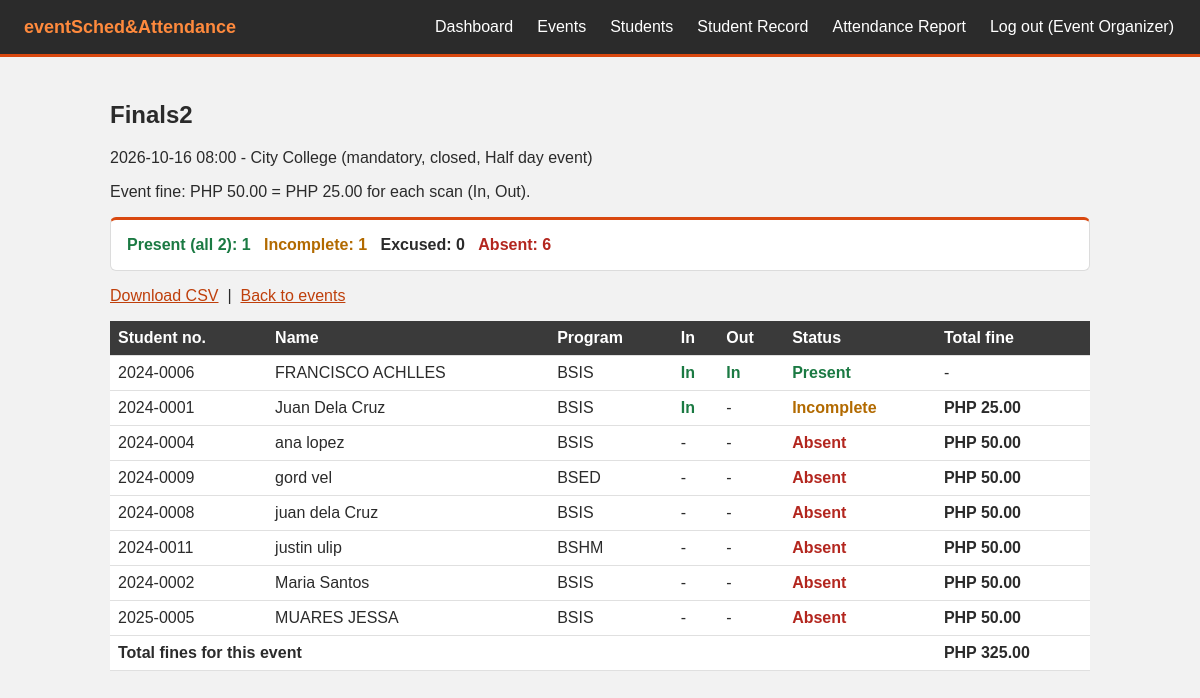
The page /attendance.php?event_id=26 (signed in) on the database its author committed.
### tables this page shows
CREATE TABLE `events` (
  `id` int(11) NOT NULL,
  `title` varchar(150) NOT NULL,
  `event_date` date NOT NULL,
  `event_time` time NOT NULL,
  `venue` varchar(150) NOT NULL,
  `category` enum('mandatory','optional') NOT NULL,
  `fine_amount` decimal(10,2) NOT NULL DEFAULT 0.00,
  `sessions` tinyint(4) NOT NULL DEFAULT 4,
  `status` enum('draft','published','closed') NOT NULL DEFAULT 'draft',
  `created_by` int(11) NOT NULL
);

### db.php (called while the page is built, shortened)
<?php
$conn = mysqli_connect("localhost", "root", "", "eventsched");
function run($sql, $types = "", $params = []) {
    global $conn;
    $stmt = mysqli_prepare($conn, $sql);
    if ($types != "") {
        mysqli_stmt_bind_param($stmt, $types, ...$params);
    }
    mysqli_stmt_execute($stmt);
    return mysqli_stmt_get_result($stmt);
}
function e($text) {
    return htmlspecialchars($text);
}
function slots_for($sessions) {
    if ($sessions == 2) {
        return ["am_in" => "In", "am_out" => "Out"];
    }
    return ["am_in" => "AM In", "am_out" => "AM Out", "pm_in" => "PM In", "pm_out" => "PM Out"];
}

### attendance.php (the view, shortened to what this page needs)
<?php
require "db.php";
$event_id = $_GET['event_id'] ?? "";
$result = run("SELECT * FROM events WHERE id = ?", "i", [$event_id]);
$event = mysqli_fetch_assoc($result);
$n = (int) $event['sessions'];
$labels = slots_for($n);
$sql = "SELECT s.student_no, s.name, s.program,
          a.am_in, a.am_out, a.pm_in, a.pm_out, COALESCE(a.n, 0) AS done,
          (x.id IS NOT NULL) AS excused
        FROM students s
        LEFT JOIN (SELECT student_id, COUNT(*) AS n,
                     MAX(CASE WHEN slot = 'am_in'  THEN scanned_at END) AS am_in,
                     MAX(CASE WHEN slot = 'am_out' THEN scanned_at END) AS am_out,
                     MAX(CASE WHEN slot = 'pm_in'  THEN scanned_at END) AS pm_in,
                     MAX(CASE WHEN slot = 'pm_out' THEN scanned_at END) AS pm_out
                   FROM attendance WHERE event_id = ? GROUP BY student_id) a
               ON a.student_id = s.id
        LEFT JOIN excuses x ON x.event_id = ? AND x.student_id = s.id
        ORDER BY COALESCE(a.n, 0) DESC, s.name";
$result = run($sql, "ii", [$event_id, $event_id]);
$slot_fine = ($event['category'] == "mandatory") ? $event['fine_amount'] / $n : 0;
$rows = [];
$present = 0;
$incomplete = 0;
$excused = 0;
$absent = 0;
$total_fines = 0;
while ($row = mysqli_fetch_assoc($result)) {
    $row['missed'] = $n - $row['done'];
    $row['fine'] = $row['excused'] ? 0 : $row['missed'] * $slot_fine;
    if ($row['done'] >= $n) { $row['status'] = "Present"; $present++; }
    elseif ($row['excused']) { $row['status'] = "Excused"; $excused++; }
    elseif ($row['done'] > 0) { $row['status'] = "Incomplete"; $incomplete++; }
    else { $row['status'] = "Absent"; $absent++; }
    $total_fines += $row['fine'];
    $rows[] = $row;
}
function cell($time, $slot_fine, $excused) {
    if ($time) {
        return '<b style="color:#1b7a43;">In</b>';
    }
    return "-";
}
include "header.php";
?>
<h2><?php echo e($event['title']); ?></h2>
<p>
  <?php echo e($event['event_date'] . " " . substr($event['event_time'], 0, 5) . " - " . $event['venue']); ?>
  (<?php echo e($event['category']); ?>, <?php echo e($event['status']); ?>,
  <?php echo $n == 2 ? "Half day event" : "Whole day event"; ?>)
</p>
<?php if ($slot_fine > 0) { ?>
  <p>Event fine: PHP <?php echo number_format($event['fine_amount'], 2); ?>
     = PHP <?php echo number_format($slot_fine, 2); ?> for each scan
     (<?php echo e(implode(", ", $labels)); ?>).</p>
<?php } ?>
<div class="card">
  <b class="good">Present (all <?php echo $n; ?>): <?php echo $present; ?></b> &nbsp;
  <b style="color:#b26a00;">Incomplete: <?php echo $incomplete; ?></b> &nbsp;
  <b>Excused: <?php echo $excused; ?></b> &nbsp;
  <b class="bad">Absent: <?php echo $absent; ?></b>
</div>
<p>
  <a href="attendance.php?event_id=<?php echo $event['id']; ?>&download=1">Download CSV</a> &nbsp;|&nbsp;
  <a href="events.php">Back to events</a>
</p>
<table>
  <tr>
    <th>Student no.</th><th>Name</th><th>Program</th>
    <?php foreach ($labels as $label) { ?><th><?php echo $label; ?></th><?php } ?>
    <th>Status</th><th>Total fine</th>
  </tr>
  <?php foreach ($rows as $r) { ?>
  <tr>
    <td><?php echo e($r['student_no']); ?></td>
    <td><?php echo e($r['name']); ?></td>
    <td><?php echo e($r['program']); ?></td>
    <?php foreach ($labels as $key => $label) { ?>
      <td><?php echo cell($r[$key], $slot_fine, $r['excused']); ?></td>
    <?php } ?>
    <?php
      $color = "";
      if ($r['status'] == "Present") $color = "color:#1b7a43;font-weight:bold;";
      if ($r['status'] == "Incomplete") $color = "color:#b26a00;font-weight:bold;";
      if ($r['status'] == "Absent") $color = "color:#b3261e;font-weight:bold;";
    ?>
    <td style="<?php echo $color; ?>"><?php echo e($r['status']); ?></td>
    <td><?php echo $r['fine'] > 0 ? "<b>PHP " . number_format($r['fine'], 2) . "</b>" : "-"; ?></td>
  </tr>
  <?php } ?>
  <tr>
    <td colspan="<?php echo count($labels) + 4; ?>"><b>Total fines for this event</b></td>
    <td><b>PHP <?php echo number_format($total_fines, 2); ?></b></td>
  </tr>
</table>
<?php include "footer.php"; ?>

### style.css (style rules this page uses)
body { margin: 0; font-family: Arial, sans-serif; color: #2b2b2b; background: #f2f2f2; }
h2, h3 { color: #2b2b2b; }
table { width: 100%; border-collapse: collapse; margin-bottom: 20px; background: #ffffff; }
th, td { text-align: left; padding: 8px; border-bottom: 1px solid #e0e0e0; vertical-align: middle; }
th { background: #3a3a3a; color: #ffffff; }
.card { background: #ffffff; border: 1px solid #dcdcdc; border-top: 3px solid #d9480f; border-radius: 6px; padding: 16px; margin: 14px 0; }
.good { color: #1b7a43; font-weight: bold; }
.bad { color: #b3261e; font-weight: bold; }
a { color: #bf3f0b; }

### rows shown on the page
events: title "Finals2", event_date+event_time+venue "2026-10-16 08:00 - City College", category "mandatory", status "closed", fine_amount "50.00", slot_fine "25.00", sessions "In, Out", sessions "2", sessions "In", sessions "Out"

### other values the page prints
$_SESSION['name'] "Event Organizer"
$present "1"
$incomplete "1"
$excused "0"
$absent "6"
$r['student_no'] "2024-0006"
$r['name'] "FRANCISCO ACHLLES"
$r['program'] "BSIS"
$r['status'] "Present"
$r['student_no'] "2024-0001"
$r['name'] "Juan Dela Cruz"
cell($r[$key], $slot_fine, $r['excused']) "-"
$r['status'] "Incomplete"
$r['fine'] "25.00"
$r['student_no'] "2024-0004"
